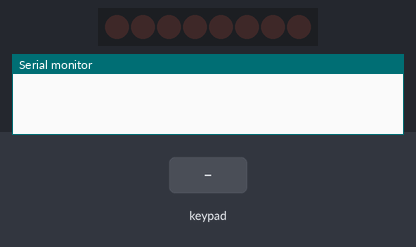
Bench run of a sketch on a simulated Arduino Uno, built with avr-gcc and run on an emulated ATmega328P. On the bench: 8 shift-register outputs drawn as a row of LEDs (first output left, lit = HIGH), the last lines printed to the serial monitor. Wiring (inferred from the names in the program): shift register (74HC595): data pin 12; shift clock pin 9; latch pin 11. Wiring (inferred from the signals the program sends): row of LEDs: on Q0, Q1, Q2, Q3, Q4, Q5, Q6, Q7. The inputs (shaded band) are chosen by the test bench.

Above: at 1.2 s.
1.3 s: key '#' pressed
At 1.95 s:
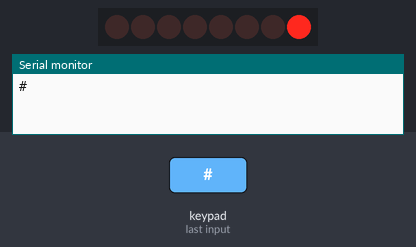
At 2.55 s:
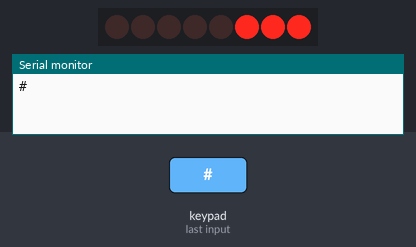
4.2 s: keypad keys 1 0 8 7 6 # pressed 0.4 s apart
8.1 s: key 'A' pressed
10.6 s: keypad keys 1 0 8 7 6 * pressed 0.4 s apart
15.9 s: keypad keys 5 4 3 2 D pressed 0.4 s apart
At 18.1 s:
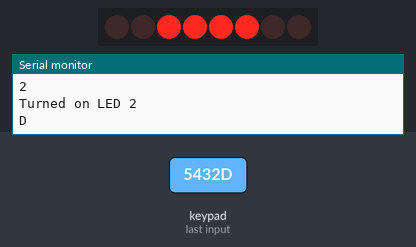
19.4 s: key '1' pressed
At 20.8 s:
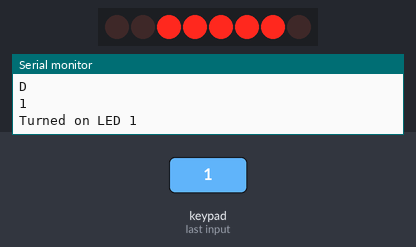
Timing chart, 0 to 21.9 s (numbered marks = the images above; inputs shaded):
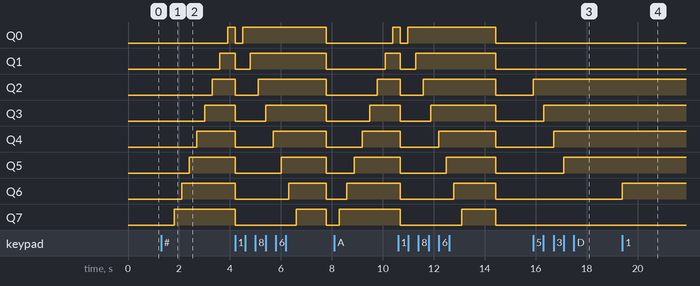

The sketch:

keypad_8LEDS.ino
```cpp
//www.elegoo.com
//2016.12.9

/* @file CustomKeypad.pde
|| @version 1.0
|| @author Alexander Brevig
|| @contact alexanderbrevig@gmail.com
||
|| @description
|| | Demonstrates changing the keypad size and key values.
|| #
*/
#include <Keypad.h>
int latchPin = 11;
int clockPin = 9;
int dataPin = 12;
int tDelay = 300;

byte leds = 0;
void updateShiftRegister()
{
   digitalWrite(latchPin, LOW);
   shiftOut(dataPin, clockPin, LSBFIRST, leds);
   digitalWrite(latchPin, HIGH);

}
const byte ROWS = 4; //four rows
const byte COLS = 4; //four columns
//define the cymbols on the buttons of the keypads
char hexaKeys[ROWS][COLS] = {
  {'1','2','3','A'},
  {'4','5','6','B'},
  {'7','8','9','C'},
  {'*','0','#','D'}
};
byte rowPins[ROWS] = {10, 8, 7, 6}; //connect to the row pinouts of the keypad
byte colPins[COLS] = {5, 4, 3, 2}; //connect to the column pinouts of the keypad

//initialize an instance of class NewKeypad
Keypad customKeypad = Keypad( makeKeymap(hexaKeys), rowPins, colPins, ROWS, COLS);

void setup(){
  Serial.begin(9600);
  pinMode(latchPin, OUTPUT);
  pinMode(dataPin, OUTPUT);
  pinMode(clockPin, OUTPUT);
  updateShiftRegister();
}

void loop(){
  char ch = customKeypad.getKey();

  if (ch){
    Serial.println(ch);
   if (ch >= '0' && ch <= '7')
    {
      int led = ch - '0';
      bitSet(leds, led);
      updateShiftRegister();
      Serial.print("Turned on LED ");
      Serial.println(led);
    }
    if (ch == '*')
    {
      leds = 0;
      updateShiftRegister();
      Serial.println("Cleared");
    }
    if (ch == '#')
    {
      leds = 0;
      updateShiftRegister();
     delay(500);
   for (int i = 0; i < 8; i++)
  {
    bitSet(leds, i);
    updateShiftRegister();
    delay(tDelay);
  }
  leds = 0;
  updateShiftRegister();
  for (int i = 8; i >= 0; i--)
  {
    bitSet(leds, i);
    updateShiftRegister();
    delay(tDelay);
  }
    }
  }
}
```

Measured:
- after the input at 1.3 s, Q0: LOW → HIGH after 2.6 s; Q1: LOW → HIGH after 2.3 s; Q2: LOW → HIGH after 2.0 s; Q3: LOW → HIGH after 1.7 s; Q4: LOW → HIGH after 1.4 s
- after the input at 15.9 s, Q2: LOW → HIGH at once; Q3: LOW → HIGH after 0.41 s; Q4: LOW → HIGH after 0.80 s; Q5: LOW → HIGH after 1.2 s
- after the input at 19.4 s, Q6: LOW → HIGH at once
